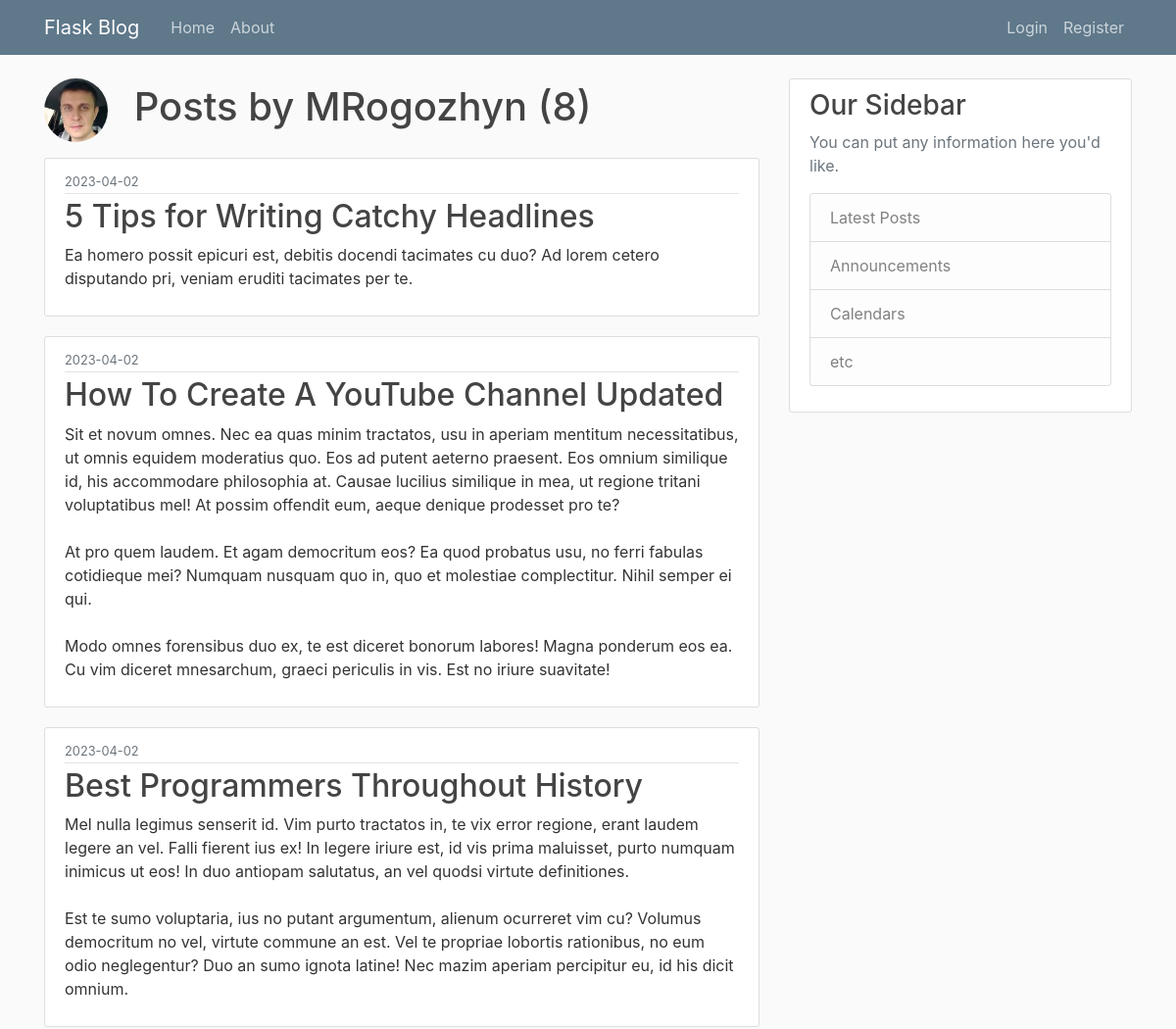
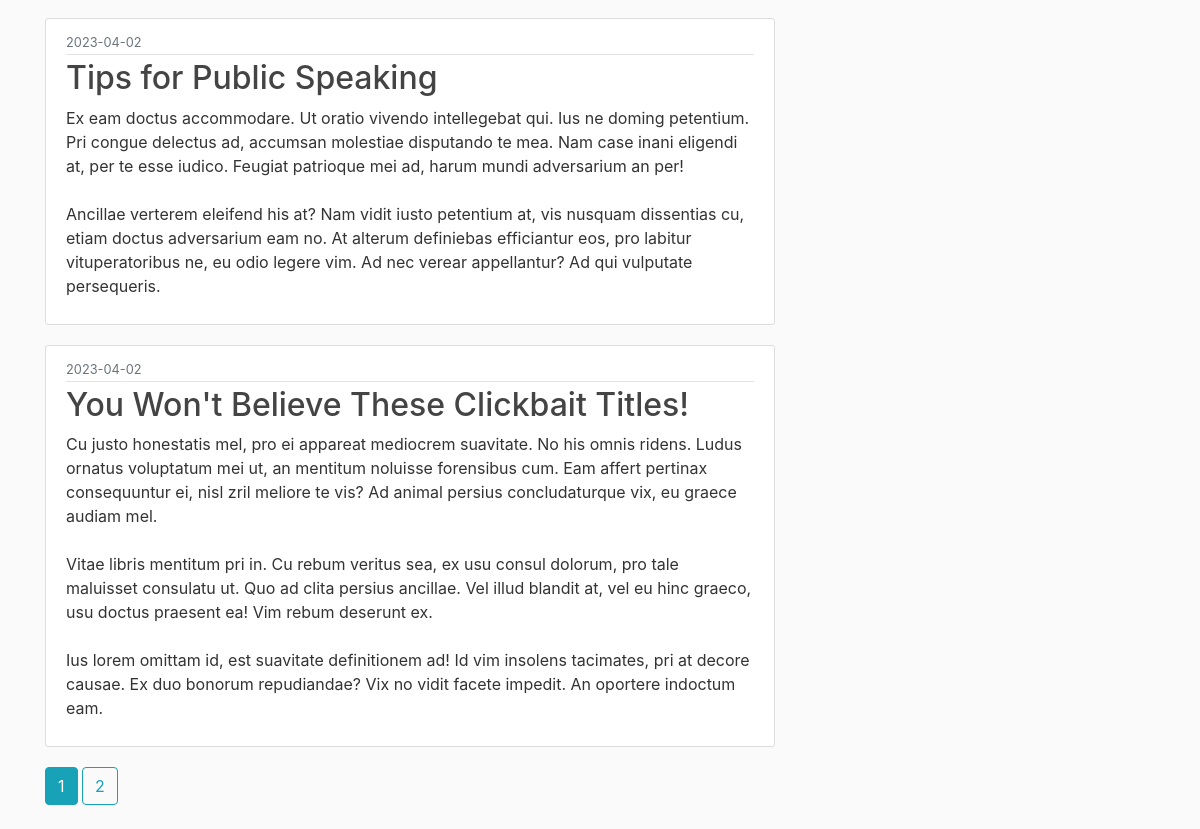
The app's page /user/MRogozhyn with its own data (2 pictures, top to bottom).
### flaskblog/models.py (models this page shows, shortened)
class User(db.Model, UserMixin):
    id = db.Column(db.Integer, primary_key=True)
    username = db.Column(db.String(20), unique=True, nullable=False)
    email = db.Column(db.String(120), unique=True, nullable=False)
    image_file = db.Column(db.String(20), nullable=False, default='default.jpg')
    password = db.Column(db.String(60), nullable=False)
    posts = db.relationship('Post', backref='author', lazy=True)

class Post(db.Model):
    id = db.Column(db.Integer, primary_key=True)
    title = db.Column(db.String(100), nullable=False)
    date_posted = db.Column(db.DateTime, nullable=False, default=datetime.utcnow)
    content = db.Column(db.Text, nullable=False)
    user_id = db.Column(db.Integer, db.ForeignKey('user.id'), nullable=False)

### flaskblog/users/routes.py (the view)
@users.route("/user/<string:username>")
def user_posts(username):
    page = request.args.get('page', 1, type=int)
    user = User.query.filter_by(username=username).first_or_404()
    posts = Post.query.filter_by(author=user)\
        .order_by(Post.date_posted.desc())\
        .paginate(page=page, per_page=5)
    return render_template('user_posts.html', posts=posts, user=user)

### flaskblog/templates/user_posts.html
{% extends "layout.html" %}
{% block content %}
    <h1 class="mb-3">
        <img class="rounded-circle article-img" src="{{ url_for('static', filename='profile_pict/' + user.image_file) }}">
        Posts by {{ user.username }} ({{ posts.total }})</h1>
	{% for post in posts.items %}
		<article class="media content-section">
          <div class="media-body">
            <div class="article-metadata">
              <small class="text-muted">{{ post.date_posted.strftime('%Y-%m-%d') }}</small>
            </div>
            <h2><a class="article-title" href="{{ url_for('posts.post', post_id=post.id) }}">{{ post.title }}</a></h2>
            <p class="article-content">{{ post.content }}</p>
          </div>
        </article>
	{% endfor %}
    {% for page_num in posts.iter_pages(left_edge=1, right_edge=1, left_current=1, right_current=1) %}
        {% if page_num %}
            {% if posts.page == page_num %}
                <a class="btn btn-info mb-4" href="{{ url_for('users.user_posts', username=user.username, page=page_num) }}">{{ page_num }}</a>
            {% else %}
                <a class="btn btn-outline-info mb-4" href="{{ url_for('users.user_posts', username=user.username, page=page_num) }}">{{ page_num }}</a>
            {% endif %}
        {% else %}
            ...
        {% endif %}
    {% endfor %}
{% endblock content %}

### flaskblog/static/main.css (style rules this page uses)
body { background: #fafafa; color: #333333; margin-top: 5rem; }
h1, h2, h3, h4, h5, h6 { color: #444444; }
.content-section { background: #ffffff; padding: 10px 20px; border: 1px solid #dddddd; border-radius: 3px; margin-bottom: 20px; }
.article-title { color: #444444; }
.article-content { white-space: pre-line; }
.article-img { height: 65px; width: 65px; margin-right: 16px; }
.article-metadata { padding-bottom: 1px; margin-bottom: 4px; border-bottom: 1px solid #e3e3e3 }

### records on screen
User: image_file (picture), username "MRogozhyn"
Post: date_posted "2023-04-02", title "5 Tips for Writing Catchy Headlines", content "Ea homero possit epicuri est, debitis docendi tacimates cu duo? Ad lorem cetero disputando pri, veniam eruditi tacimates per te."
Post: date_posted "2023-04-02", title "How To Create A YouTube Channel Updated", content "Sit et novum omnes. Nec ea quas minim tractatos, usu in aperiam mentitum necessitatibus, ut omnis equidem moderatius quo. Eos ad putent aeterno praesent. Eos omnium similique id, his accommodare philosophia at. Causae lucilius similique in mea, ut regione tritani voluptatibus mel! At possim offendit eum, aeque denique prodesset pro te? At pro quem laudem. Et agam democritum eos? Ea quod probatus usu, no ferri fabulas cotidieque mei? Numquam nusquam quo in, quo et molestiae complectitur. Nihil semper ei qui. Modo omnes forensibus duo ex, te est diceret bonorum labores! Magna ponderum eos ea. Cu vim diceret mnesarchum, graeci periculis in vis. Est no iriure suavitate!"
Post: date_posted "2023-04-02", title "Best Programmers Throughout History", content "Mel nulla legimus senserit id. Vim purto tractatos in, te vix error regione, erant laudem legere an vel. Falli fierent ius ex! In legere iriure est, id vis prima maluisset, purto numquam inimicus ut eos! In duo antiopam salutatus, an vel quodsi virtute definitiones. Est te sumo voluptaria, ius no putant argumentum, alienum ocurreret vim cu? Volumus democritum no vel, virtute commune an est. Vel te propriae lobortis rationibus, no eum odio neglegentur? Duo an sumo ignota latine! Nec mazim aperiam percipitur eu, id his dicit omnium."
Post: date_posted "2023-04-02", title "Tips for Public Speaking", content "Ex eam doctus accommodare. Ut oratio vivendo intellegebat qui. Ius ne doming petentium. Pri congue delectus ad, accumsan molestiae disputando te mea. Nam case inani eligendi at, per te esse iudico. Feugiat patrioque mei ad, harum mundi adversarium an per! Ancillae verterem eleifend his at? Nam vidit iusto petentium at, vis nusquam dissentias cu, etiam doctus adversarium eam no. At alterum definiebas efficiantur eos, pro labitur vituperatoribus ne, eu odio legere vim. Ad nec verear appellantur? Ad qui vulputate persequeris."
Post: date_posted "2023-04-02", title "You Won't Believe These Clickbait Titles!", content "Cu justo honestatis mel, pro ei appareat mediocrem suavitate. No his omnis ridens. Ludus ornatus voluptatum mei ut, an mentitum noluisse forensibus cum. Eam affert pertinax consequuntur ei, nisl zril meliore te vis? Ad animal persius concludaturque vix, eu graece audiam mel. Vitae libris mentitum pri in. Cu rebum veritus sea, ex usu consul dolorum, pro tale maluisset consulatu ut. Quo ad clita persius ancillae. Vel illud blandit at, vel eu hinc graeco, usu doctus praesent ea! Vim rebum deserunt ex. Ius lorem omittam id, est suavitate definitionem ad! Id vim insolens tacimates, pri at decore causae. Ex duo bonorum repudiandae? Vix no vidit facete impedit. An oportere indoctum eam."

### other values on screen
{{ posts.total }} "8"
{{ page_num }} "1"
{{ page_num }} "2"
